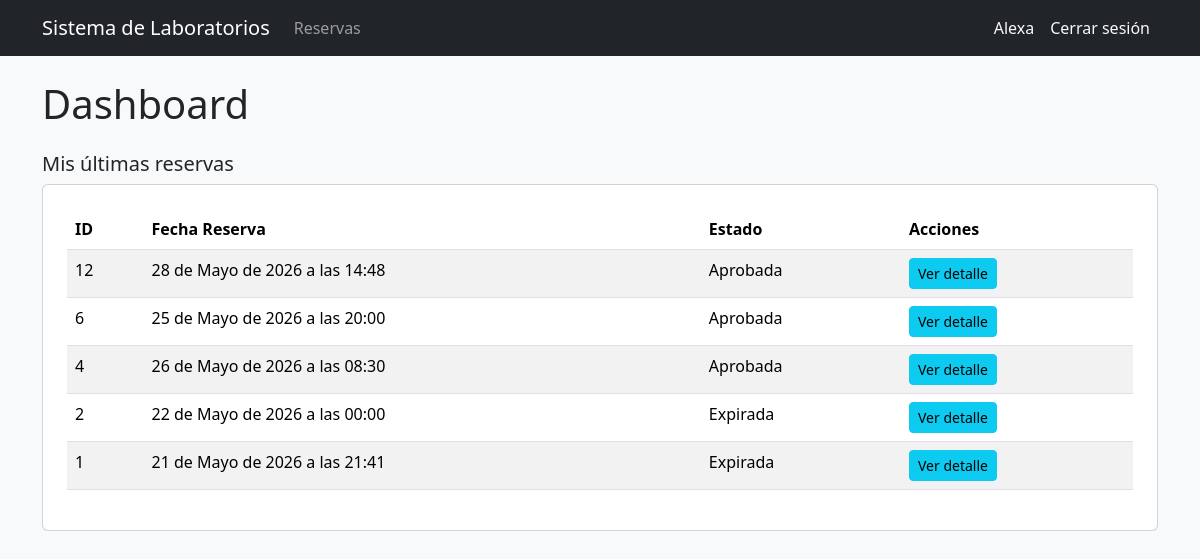
/ (signed in), run on the app's committed database.
### users/models.py (models this page shows, shortened)
class Usuario(AbstractUser):
    codigo = models.CharField(max_length=50, unique=True, blank=True)
    programa = models.CharField(max_length=100, blank=True)
    rol = models.ForeignKey(
        Rol,
        on_delete=models.CASCADE,
        null=True,
        blank=True
    )

### reservas/models.py (models this page shows, shortened)
class Reserva(models.Model):
    usuario = models.ForeignKey(
        'users.Usuario',
        on_delete=models.CASCADE
    )
    fecha_reserva = models.DateTimeField()
    hora_limite_retiro = models.DateTimeField(
        null=True,
        blank=True
    )
    fecha_devolucion = models.DateTimeField(
        null=True,
        blank=True
    )
    estado = models.ForeignKey(
        EstadoReserva,
        on_delete=models.CASCADE,
        null=True,
        blank=True
    )
    fecha_creacion = models.DateTimeField(auto_now_add=True)

class EstadoReserva(models.Model):
    nombre = models.CharField(max_length=50)
    def __str__(self):
        return self.nombre

### config/views.py (the view)
# urls.py: path('', dashboard, name='dashboard'),
@login_required
def dashboard(request):
    context = {}
    rol = request.user.rol.nombre if request.user.rol else None
    if rol == 'Administrador':
        context['total_items'] = ItemInventario.objects.count()
        context['items_disponibles'] = ItemInventario.objects.filter(estado__nombre='Disponible').count()
        context['items_prestados'] = ItemInventario.objects.filter(estado__nombre='Prestado').count()
        context['prestamos_activos'] = Prestamo.objects.filter(estado__nombre='Activo').count()
        context['reservas_pendientes'] = Reserva.objects.filter(estado__nombre='Pendiente').count()
        context['alertas_stock'] = [
            insumo for insumo in Insumo.objects.all()
            if insumo.stock_minimo_alcanzado()
        ]
    elif rol == 'Encargado':
        context['prestamos_activos'] = Prestamo.objects.filter(estado__nombre='Activo').count()
        context['reservas_pendientes'] = Reserva.objects.filter(estado__nombre='Pendiente').count()
    elif rol in ['Docente', 'Estudiante']:
        context['mis_reservas'] = Reserva.objects.filter(
            usuario=request.user
        ).order_by('-fecha_creacion')[:5]
    context['rol'] = rol
    return render(request, 'dashboard.html', context)

### templates/dashboard.html (shortened to what this page needs)
{% extends 'base_general.html' %}
{% block contenido %}
<h1 class="mb-4">Dashboard</h1>
{% if rol == 'Administrador' %}
    <div class="row mb-4">
        <div class="col-md-3">
            <div class="card text-white bg-primary p-3 text-center">
                <h5>Total Ítems</h5>
                <h2>{{ total_items }}</h2>
            </div>
        </div>
        <div class="col-md-3">
            <div class="card text-white bg-success p-3 text-center">
                <h5>Disponibles</h5>
                <h2>{{ items_disponibles }}</h2>
            </div>
        </div>
        <div class="col-md-3">
            <div class="card text-white bg-warning p-3 text-center">
                <h5>Prestados</h5>
                <h2>{{ items_prestados }}</h2>
            </div>
        </div>
        <div class="col-md-3">
            <div class="card text-white bg-info p-3 text-center">
                <h5>Préstamos Activos</h5>
                <h2>{{ prestamos_activos }}</h2>
            </div>
        </div>
    </div>
    <div class="row mb-4">
        <div class="col-md-3">
            <div class="card text-white bg-secondary p-3 text-center">
                <h5>Reservas Pendientes</h5>
                <h2>{{ reservas_pendientes }}</h2>
            </div>
        </div>
    </div>
    {% if alertas_stock %}
    <div class="alert alert-warning">
        <h5>⚠️ Insumos con stock bajo</h5>
        <ul class="mb-0">
            {% for insumo in alertas_stock %}
            <li>
                <strong>{{ insumo.nombre }}</strong> —
                Disponible: {{ insumo.cantidad_disponible }} |
                Mínimo: {{ insumo.stock_minimo }}
            </li>
            {% endfor %}
        </ul>
    </div>
    {% endif %}
{% elif rol == 'Docente' or rol == 'Estudiante' %}
    <h5>Mis últimas reservas</h5>
    {% if mis_reservas %}
    <div class="card p-4">
        <table class="table table-striped">
            <thead>
                <tr>
                    <th>ID</th>
                    <th>Fecha Reserva</th>
                    <th>Estado</th>
                    <th>Acciones</th>
                </tr>
            </thead>
            <tbody>
                {% for reserva in mis_reservas %}
                <tr>
                    <td>{{ reserva.id }}</td>
                    <td>{{ reserva.fecha_reserva }}</td>
                    <td>{{ reserva.estado }}</td>
                    <td>
                        <a href="/reservas/{{ reserva.id }}/" class="btn btn-info btn-sm">
                            Ver detalle
                        </a>
                    </td>
                </tr>
                {% endfor %}
            </tbody>
        </table>
    </div>
    {% else %}
    <p class="text-muted">No tienes reservas aún. <a href="/reservas/crear/">Crear una reserva</a></p>
    {% endif %}
{% endif %}
{% endblock %}

### templates/base_general.html (shortened to what this page needs)
<!DOCTYPE html>
<html lang="es">
<head>
    <link
        href="https://cdn.jsdelivr.net/npm/bootstrap@5.3.3/dist/css/bootstrap.min.css"
        rel="stylesheet"
    >
</head>
<body class="bg-light">
    <nav class="navbar navbar-expand-lg navbar-dark bg-dark">
    <div class="container">
        <a class="navbar-brand" href="/">Sistema de Laboratorios</a>
        <div class="navbar-nav">
    {% if user.rol.nombre == 'Administrador' %}
        <a class="nav-link" href="/inventario/">Insumos</a>
        <a class="nav-link" href="/inventario/items/">Items</a>
        <a class="nav-link" href="/inventario/movimientos/">Movimientos</a>
        <a class="nav-link" href="/prestamos/">Préstamos</a>
        <a class="nav-link" href="/reservas/">Reservas</a>
        <a class="nav-link" href="/usuarios/">Usuarios</a>
        <a class="nav-link" href="/laboratorio/">Laboratorio</a>
    {% elif user.rol.nombre == 'Encargado' %}
        <a class="nav-link" href="/inventario/items/">Items</a>
        <a class="nav-link" href="/inventario/movimientos/">Movimientos</a>
        <a class="nav-link" href="/prestamos/">Préstamos</a>
        <a class="nav-link" href="/reservas/">Reservas</a>
        <a class="nav-link" href="/laboratorio/">Laboratorio</a>
    {% elif user.rol.nombre == 'Docente' %}
        <a class="nav-link" href="/reservas/">Reservas</a>
        <a class="nav-link" href="/prestamos/">Préstamos</a>
    {% elif user.rol.nombre == 'Estudiante' %}
        <a class="nav-link" href="/reservas/">Reservas</a>
    {% endif %}
</div>
        <div class="navbar-nav ms-auto">
    {% if user.is_authenticated %}
    <span class="nav-link text-light">{{ user.username }}</span>
    <form method="POST" action="/logout/">
        <button type="submit" class="btn btn-link nav-link text-light">
            Cerrar sesión
        </button>
    </form>
    {% endif %}
</div>
</nav>
    <div class="container mt-4">
        {% block contenido %}
        {% endblock %}
    </div>
</body>
</html>

### data on the page
Usuario: username "Alexa"
Reserva: id "12", fecha_reserva "28 de Mayo de 2026 a las 14:48", estado "Aprobada"
Reserva: id "6", fecha_reserva "25 de Mayo de 2026 a las 20:00", estado "Aprobada"
Reserva: id "4", fecha_reserva "26 de Mayo de 2026 a las 08:30", estado "Aprobada"
Reserva: id "2", fecha_reserva "22 de Mayo de 2026 a las 00:00", estado "Expirada"
Reserva: id "1", fecha_reserva "21 de Mayo de 2026 a las 21:41", estado "Expirada"
